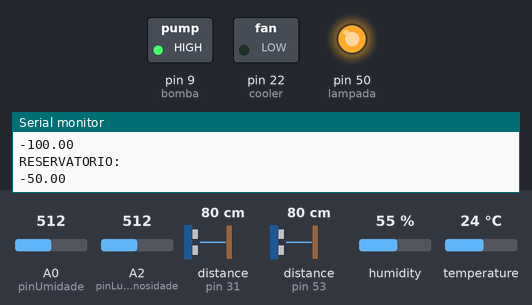
Bench run of a sketch on a simulated Arduino Mega 2560, built with avr-gcc and run on an emulated ATmega2560. Shown: switched loads named in the sketch (green lamp = pin HIGH), output pins drawn as LEDs (lit = HIGH), the last lines printed to the serial monitor. The test bench sets the inputs (shaded band); at power-on: temperature 24 °C, A0 (pinUmidade) = 512, A2 (pinLuminosidade) = 512, distance to the obstacle (sensors on pin 31, pin 53) 80 cm, humidity 55 %.

Above: at 3.5 s.
3.6 s: temperature set to 22 °C
At 7.2 s:
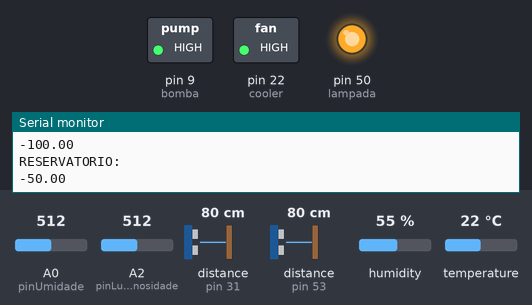
7.5 s: A0 (pinUmidade) set to 808
11.1 s: A0 (pinUmidade) set to 826
At 11.7 s:
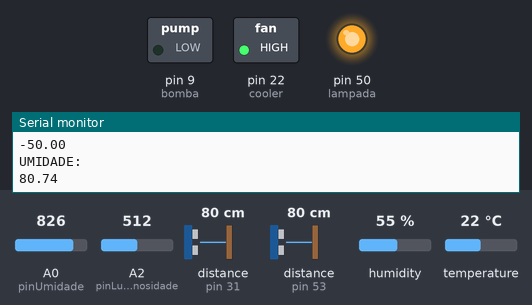
14.7 s: A2 (pinLuminosidade) set to 809
18.4 s: A2 (pinLuminosidade) set to 833
At 20.7 s:
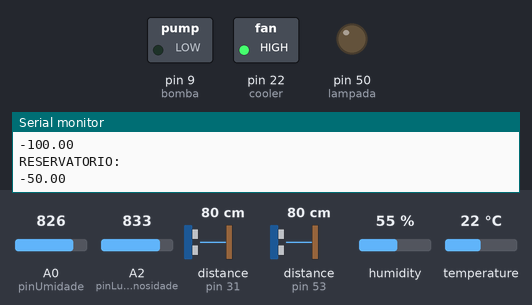
22.0 s: temperature set to 28 °C
At 23.6 s:
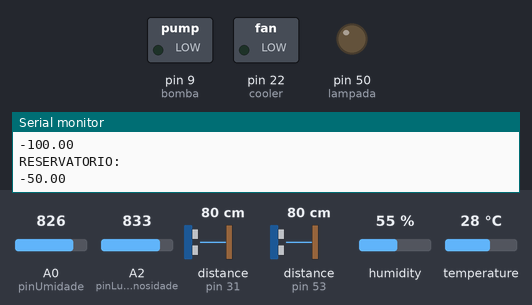
Timing chart, 0 to 25.1 s (numbered marks = the images above; inputs shaded):
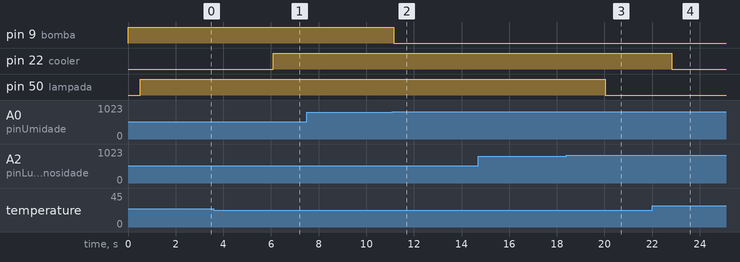

The sketch:

arduinoCode.ino
```cpp
//DEPENDÊNCIAS EXTERNAS || BIBLIOTECAS
#include <Ultrasonic.h>
#include <DHT11.h>
// DEFINIÇÃO DAS VARIAVEIS DE ENTRADA
#define pinUmidade A0
#define pinTemperatura A1
#define pinLuminosidade A2
// DEFINIÇÃO DAS VARIAVEIS DE SAIDA
#define bomba 9
#define cooler 22
#define lampada 50

// DEFINIÇÃO DOS PINOS DO SENSOR ULTRASSÔNICO
float sensorUltrassonico;
float sensorUltrassonico2;
Ultrasonic ultrassomEspaco(52, 53); //ESPAÇO
Ultrasonic ultrassomReservatorio(30, 31); //RESERVATORIO
//DHT11
DHT11 dht11(2);

void setup() {
  Serial.begin(9600);
  Serial1.begin(115200); // COMUNICAÇÃO COM SERIAL DO ESP01 TX RX 18 19
  pinMode(pinUmidade, INPUT);
  pinMode(pinLuminosidade, INPUT);
  pinMode(pinTemperatura, INPUT);
  pinMode(bomba, OUTPUT);
  pinMode(cooler, OUTPUT);
  pinMode(lampada, OUTPUT);
}

void loop() {
  // UMIDADE CONFIG
  float UmidadeLida = analogRead(pinUmidade);
  float umidade = (UmidadeLida / 1023) * 100.0;
  if (umidade > 80)
    digitalWrite(bomba, LOW);
  else
    digitalWrite(bomba, HIGH);

  // TEMPERATURA CONFIG
int temperatura = dht11.readTemperature();
  if (temperatura >= 24)
    digitalWrite(cooler, LOW);
  else
    digitalWrite(cooler, HIGH);

  // LUMINOSIDADE CONFIG
  float luzMedida = analogRead(pinLuminosidade);
  float luminosidade = (luzMedida / 1023) * 100;
  if (luminosidade >= 80)
    digitalWrite(lampada, LOW);
  else
    digitalWrite(lampada, HIGH);

  //LEITURA DO ESPAÇO
  const float espacoEstufa = 40.0;// DEFINIR PELA ALTURA DA ESTUFA
  sensorUltrassonico = ultrassomEspaco.Ranging(CM); // MEDIDA EM CM
  float espacoDisponivel = (sensorUltrassonico / espacoEstufa) * 100;
  float espaco = 100 - espacoDisponivel;

 //LEITURA DO RESERVATÓRIO
  const float espacoReservatorio = 30.0; // A DEFINIR
  sensorUltrassonico2 = ultrassomReservatorio.Ranging(CM); // EM CM
  float reservatorio = (espacoReservatorio - sensorUltrassonico2); // RESERVATORIO EM PORCENTAGEM
  if(umidade > 80){
  }
  // MANDANDO OS DADOS PARA O ESP01
  Serial1.print(" ");
  Serial1.print(umidade);
        Serial.println("UMIDADE: "); // DEPURAÇÃO
        Serial.println(umidade); // DEPURAÇÃO
  Serial1.print(" ");
  Serial1.print(temperatura);
        Serial.println("TEMPERATURA: "); // DEPURAÇÃO
        Serial.println(temperatura); // DEPURAÇÃO
  Serial1.print(" ");
  Serial1.print(luminosidade);
        Serial.println("LUMINOSIDADE: "); // DEPURAÇÃO
        Serial.println(luminosidade); // DEPURAÇÃO
  Serial1.print(" ");
  Serial1.print(espaco);
       Serial.println("ESPACO OCUPADO EM %: "); // DEPURAÇÃO
       Serial.println(espaco); // DEPURAÇÃO
  Serial1.print(" ");
  Serial1.print(reservatorio);
       Serial.println("RESERVATORIO: "); // DEPURAÇÃO
       Serial.println(reservatorio); // DEPURAÇÃO
delay(2200);
}
```

Measured:
- the behaviour switches between 24 and 23 °C on temperature (found by bisection; images 0 and 1)
- the behaviour switches between 818 and 819 on A0 (pinUmidade) (found by bisection; images 1 and 2)
- the behaviour switches between 818 and 819 on A2 (pinLuminosidade) (found by bisection; images 2 and 3)
- after the input at 3.6 s, pin 22 (cooler): LOW → HIGH after 2.5 s
- after the input at 11.1 s, pin 9 (bomba): HIGH → LOW after 0.05 s
- after the input at 18.4 s, pin 50 (lampada): HIGH → LOW after 1.6 s
- after the input at 22.0 s, pin 22 (cooler): HIGH → LOW after 0.83 s
